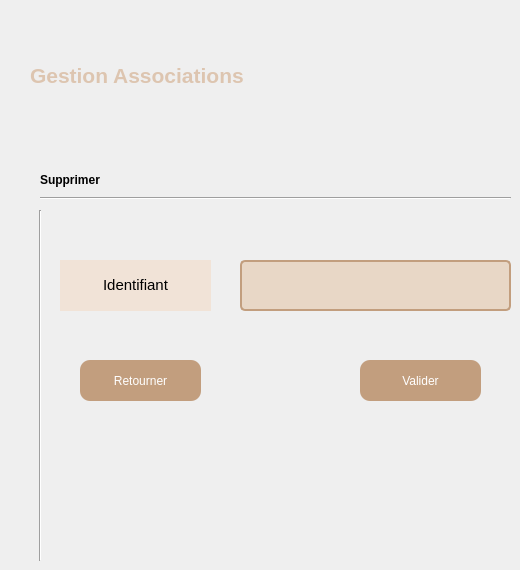
      <widget class="QWidget" name="page_9">
       <widget class="QLabel" name="jffd">
        <property name="geometry">
         <rect>
          <x>30</x>
          <y>50</y>
          <width>351</width>
          <height>51</height>
         </rect>
        </property>
        <property name="font">
         <font>
          <pointsize>14</pointsize>
          <weight>75</weight>
          <bold>true</bold>
         </font>
        </property>
        <property name="styleSheet">
         <string notr="true"/>
        </property>
        <property name="text">
         <string>&lt;html&gt;&lt;head/&gt;&lt;body&gt;&lt;p&gt;&lt;span style=&quot; font-size:16pt; color:#ddc5b0;&quot;&gt;Gestion Associations&lt;/span&gt;&lt;/p&gt;&lt;/body&gt;&lt;/html&gt;</string>
        </property>
       </widget>
       <widget class="QLabel" name="label_ajouter_3">
        <property name="geometry">
         <rect>
          <x>40</x>
          <y>170</y>
          <width>231</width>
          <height>21</height>
         </rect>
        </property>
        <property name="text">
         <string>&lt;html&gt;&lt;head/&gt;&lt;body&gt;&lt;p&gt;&lt;span style=&quot; font-weight:600; color:#000000;&quot;&gt;Supprimer&lt;/span&gt;&lt;/p&gt;&lt;/body&gt;&lt;/html&gt;</string>
        </property>
       </widget>
       <widget class="Line" name="line_9">
        <property name="geometry">
         <rect>
          <x>40</x>
          <y>190</y>
          <width>471</width>
          <height>16</height>
         </rect>
        </property>
        <property name="orientation">
         <enum>Qt::Horizontal</enum>
        </property>
       </widget>
       <widget class="Line" name="line_10">
        <property name="geometry">
         <rect>
          <x>30</x>
          <y>210</y>
          <width>20</width>
          <height>351</height>
         </rect>
        </property>
        <property name="orientation">
         <enum>Qt::Vertical</enum>
        </property>
       </widget>
       <widget class="QLabel" name="label_nom_9">
        <property name="geometry">
         <rect>
          <x>60</x>
          <y>260</y>
          <width>151</width>
          <height>51</height>
         </rect>
        </property>
        <property name="styleSheet">
         <string notr="true">background-color: rgb(241, 227, 215);</string>
        </property>
        <property name="text">
         <string>&lt;html&gt;&lt;head/&gt;&lt;body&gt;&lt;p align=&quot;center&quot;&gt;&lt;span style=&quot; font-size:11pt;&quot;&gt;Identifiant&lt;/span&gt;&lt;/p&gt;&lt;/body&gt;&lt;/html&gt;</string>
        </property>
       </widget>
       <widget class="QLineEdit" name="idS">
        <property name="geometry">
         <rect>
          <x>240</x>
          <y>260</y>
          <width>271</width>
          <height>51</height>
         </rect>
        </property>
        <property name="styleSheet">
         <string notr="true">QLineEdit {
    border: 2px solid #C29E7E;
    border-radius: 5px;
    padding: 6px 12px;
    background-color: #E8D7C6;
}

QLineEdit:focus {
    border-color: #A48569;
}
</string>
        </property>
       </widget>
       <widget class="QPushButton" name="BackSupprimer">
        <property name="geometry">
         <rect>
          <x>80</x>
          <y>360</y>
          <width>121</width>
          <height>41</height>
         </rect>
        </property>
        <property name="styleSheet">
         <string notr="true">QPushButton
{
border-radius:10px;
background-color:#C29E7E;
color:white;
}
QPushButton:pressed{
padding-left:5px;
padding-top:5px;
background-color: #C29E7E;


}</string>
        </property>
        <property name="text">
         <string>Retourner</string>
        </property>
       </widget>
       <widget class="QPushButton" name="ValiderSupprimer">
        <property name="geometry">
         <rect>
          <x>360</x>
          <y>360</y>
          <width>121</width>
          <height>41</height>
         </rect>
        </property>
        <property name="styleSheet">
         <string notr="true">QPushButton
{
border-radius:10px;
background-color:#C29E7E;
color:white;
}
QPushButton:pressed{
padding-left:5px;
padding-top:5px;
background-color: #C29E7E;


}</string>
        </property>
        <property name="text">
         <string>Valider</string>
        </property>
       </widget>
      </widget>
